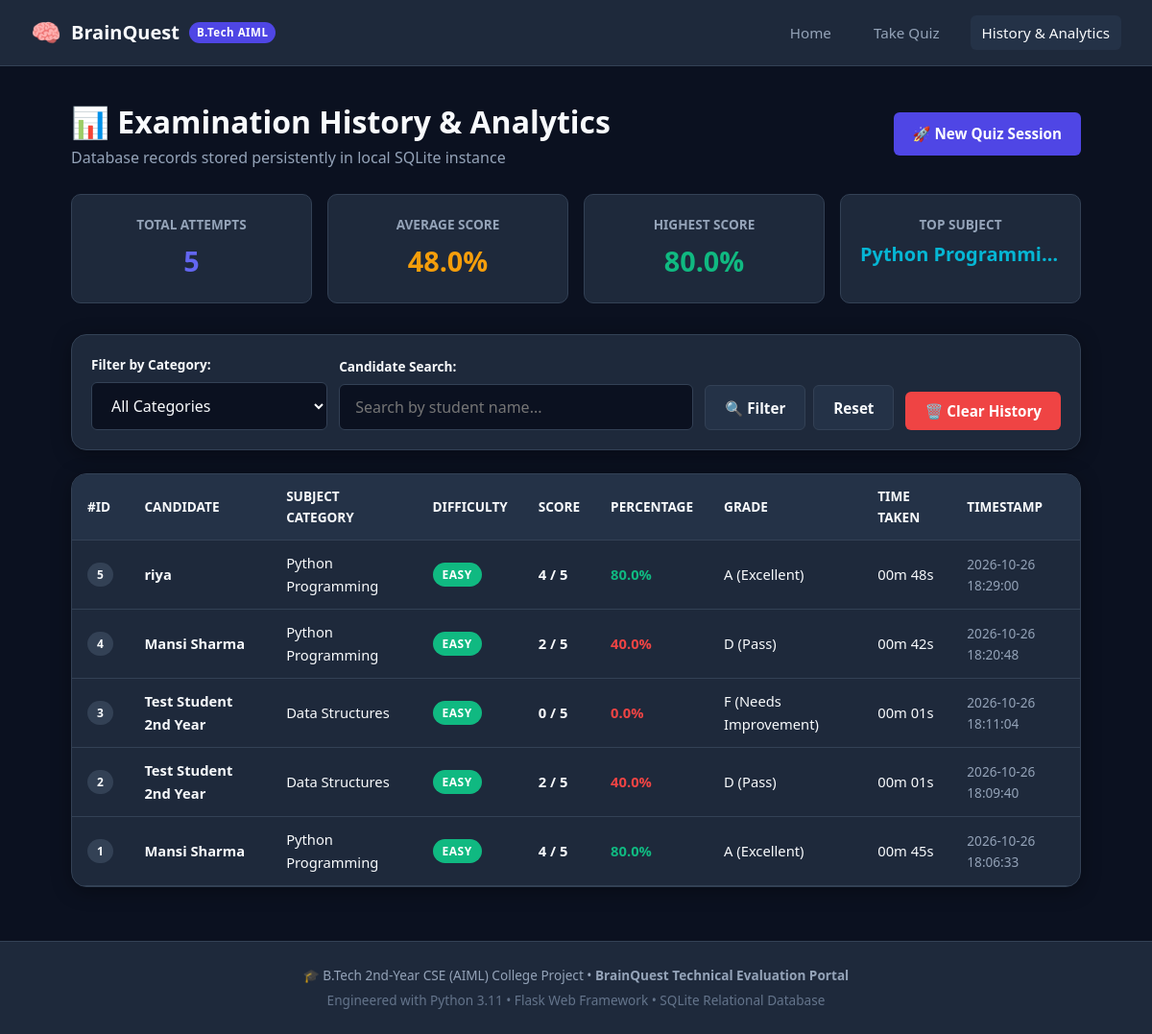
Before: /history with the older database file.
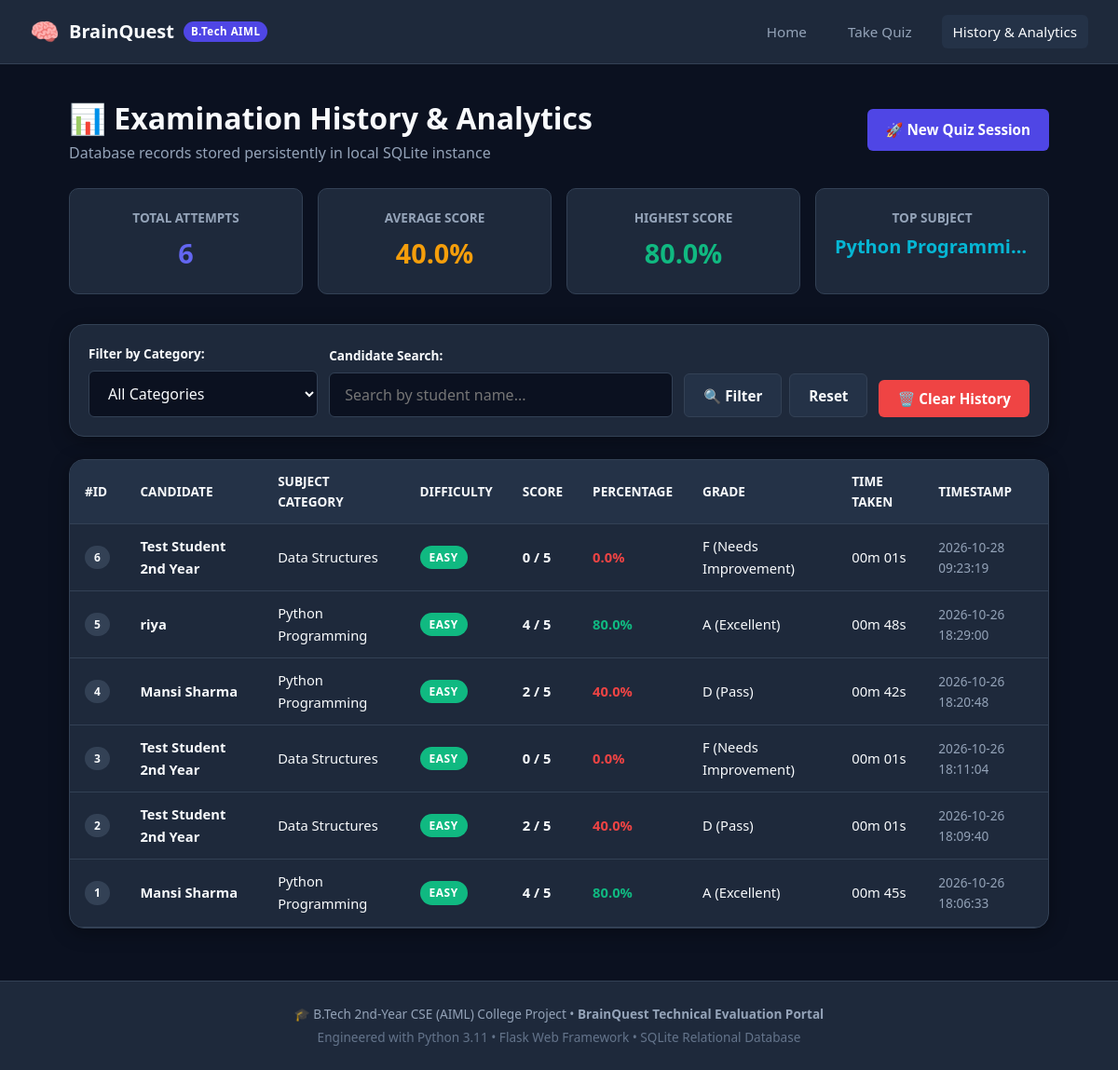
After: the same page with the newer database file.
### tables this page shows
CREATE TABLE quiz_attempts (
            id INTEGER PRIMARY KEY AUTOINCREMENT,
            student_name TEXT NOT NULL,
            category TEXT NOT NULL,
            difficulty TEXT NOT NULL,
            score INTEGER NOT NULL,
            total_questions INTEGER NOT NULL,
            percentage REAL NOT NULL,
            grade TEXT NOT NULL,
            time_taken_seconds INTEGER NOT NULL,
            attempt_timestamp TEXT NOT NULL
        );

### app.py (the view)
@app.route("/history")
def history():
    cat_filter = request.args.get("category", "All")
    search_query = request.args.get("search", "")
    history_records = database.get_quiz_history(
        limit=100,
        category_filter=cat_filter,
        student_filter=search_query
    )
    stats = database.get_analytics_summary()
    categories = quiz_data.get_categories()
    return render_template(
        "history.html",
        history=history_records,
        stats=stats,
        categories=categories,
        selected_cat=cat_filter,
        search_query=search_query
    )

### database.py (called while the page is built)
def get_connection(db_path=None):
    path = get_db_path(db_path)
    try:
        conn = sqlite3.connect(path, timeout=10)
        conn.row_factory = sqlite3.Row
        return conn
    except Exception as e:
        print(f"Warning: sqlite3.connect failed for {path}: {e}. Using in-memory fallback.")
        conn = sqlite3.connect(":memory:", timeout=10)
        conn.row_factory = sqlite3.Row
        return conn

### quiz_data.py (called while the page is built)
def get_categories():
    return list(CATEGORIES)

### templates/history.html (shortened to what this page needs)
{% extends "base.html" %}
{% block content %}
<div style="display: flex; justify-content: space-between; align-items: center; margin-bottom: 1.5rem;">
  <div>
    <h1 style="font-size: 2rem; font-weight: 800;">📊 Examination History & Analytics</h1>
    <p style="color: var(--text-muted);">Database records stored persistently in local SQLite instance</p>
  </div>
  <a href="{{ url_for('dashboard') }}" class="btn btn-primary">
    🚀 New Quiz Session
  </a>
</div>
<div class="metrics-grid">
  <div class="metric-card">
    <div style="font-size: 0.85rem; font-weight: 700; color: var(--text-muted);">TOTAL ATTEMPTS</div>
    <div class="metric-val" style="color: var(--primary-hover);">{{ stats.total_attempts }}</div>
  </div>
  <div class="metric-card">
    <div style="font-size: 0.85rem; font-weight: 700; color: var(--text-muted);">AVERAGE SCORE</div>
    <div class="metric-val" style="color: var(--warning);">{{ stats.avg_percentage }}%</div>
  </div>
  <div class="metric-card">
    <div style="font-size: 0.85rem; font-weight: 700; color: var(--text-muted);">HIGHEST SCORE</div>
    <div class="metric-val" style="color: var(--success);">{{ stats.max_percentage }}%</div>
  </div>
  <div class="metric-card">
    <div style="font-size: 0.85rem; font-weight: 700; color: var(--text-muted);">TOP SUBJECT</div>
    <div class="metric-val" style="color: var(--accent-cyan); font-size: 1.25rem; white-space: nowrap; overflow: hidden; text-overflow: ellipsis;">
      {{ stats.most_popular_category }}
    </div>
  </div>
</div>
<div class="card" style="padding: 1.25rem; margin-bottom: 1.5rem;">
  <form method="GET" action="{{ url_for('history') }}" style="display: flex; gap: 12px; flex-wrap: wrap; align-items: flex-end;">
    <div style="flex: 1; min-width: 200px;">
      <label class="form-label" style="font-size: 0.85rem;">Filter by Category:</label>
      <select name="category" class="form-control" onchange="this.form.submit()">
        <option value="All" {% if selected_cat == 'All' %}selected{% endif %}>All Categories</option>
      </select>
    </div>
    <div style="flex: 1.5; min-width: 240px;">
      <label class="form-label" style="font-size: 0.85rem;">Candidate Search:</label>
      <input
        type="text"
        name="search"
        class="form-control"
        placeholder="Search by student name..."
        value="{{ search_query }}"
      >
    </div>
    <div style="display: flex; gap: 8px;">
      <button type="submit" class="btn btn-secondary">
        🔍 Filter
      </button>
      <a href="{{ url_for('history') }}" class="btn btn-secondary">
        Reset
      </a>
    </div>
    <div style="margin-left: auto;">
      <button
        type="button"
        class="btn btn-danger"
        onclick="if(confirm('Are you sure you want to clear all quiz history records?')) { document.getElementById('clearHistoryForm').submit(); }"
      >
        🗑️ Clear History
      </button>
    </div>
  </form>
</div>
<div class="card" style="padding: 0; overflow: hidden;">
  <div class="table-responsive">
    <table class="custom-table">
      <thead>
        <tr>
          <th>#ID</th>
          <th>Candidate</th>
          <th>Subject Category</th>
          <th>Difficulty</th>
          <th>Score</th>
          <th>Percentage</th>
          <th>Grade</th>
          <th>Time Taken</th>
          <th>Timestamp</th>
        </tr>
      </thead>
      <tbody>
        {% if history %}
          {% for r in history %}
            <tr>
              <td><span class="pill pill-muted">{{ r.id }}</span></td>
              <td><strong>{{ r.student_name }}</strong></td>
              <td>{{ r.category }}</td>
              <td>
                <span class="pill {% if r.difficulty == 'Easy' %}pill-success{% elif r.difficulty == 'Medium' %}pill-warning{% else %}pill-danger{% endif %}">
                  {{ r.difficulty }}
                </span>
              </td>
              <td><strong>{{ r.score }} / {{ r.total_questions }}</strong></td>
              <td>
                <span style="font-weight: 700; color: {% if r.percentage >= 75 %}var(--success){% elif r.percentage >= 50 %}var(--warning){% else %}var(--danger){% endif %};">
                  {{ r.percentage }}%
                </span>
              </td>
              <td>{{ r.grade }}</td>
              <td>
                {% set mins = r.time_taken_seconds // 60 %}
                {% set secs = r.time_taken_seconds % 60 %}
                {{ "%02d"|format(mins) }}m {{ "%02d"|format(secs) }}s
              </td>
              <td style="color: var(--text-muted); font-size: 0.85rem;">{{ r.timestamp }}</td>
            </tr>
          {% endfor %}
        {% else %}
          <tr>
            <td colspan="9" style="text-align: center; padding: 2rem; color: var(--text-muted);">
              No quiz attempts found matching your filter criteria.
            </td>
          </tr>
        {% endif %}
      </tbody>
    </table>
  </div>
</div>
{% endblock %}

### templates/base.html (shortened to what this page needs)
<!DOCTYPE html>
<html lang="en">
<head>
  <link rel="stylesheet" href="{{ url_for('static', filename='css/style.css') }}">
</head>
<body>
  <nav class="navbar">
    <a href="{{ url_for('index') }}" class="brand">
      <span class="brand-icon">🧠</span>
      <span>BrainQuest</span>
      <span class="brand-badge">B.Tech AIML</span>
    </a>
    <div class="nav-links">
      <a href="{{ url_for('index') }}" class="nav-link {% if request.endpoint == 'index' %}active{% endif %}">Home</a>
      <a href="{{ url_for('dashboard') }}" class="nav-link {% if request.endpoint == 'dashboard' %}active{% endif %}">Take Quiz</a>
      <a href="{{ url_for('history') }}" class="nav-link {% if request.endpoint == 'history' %}active{% endif %}">History & Analytics</a>
    </div>
  </nav>
  <main class="main-container">
    {% block content %}{% endblock %}
  </main>
  <footer class="footer">
    <p>🎓 B.Tech 2nd-Year CSE (AIML) College Project • <strong>BrainQuest Technical Evaluation Portal</strong></p>
    <p style="margin-top: 4px; color: var(--text-dim);">Engineered with Python 3.11 • Flask Web Framework • SQLite Relational Database</p>
  </footer>
</body>
</html>

### static/css/style.css (style rules this page uses)
:root { --bg-main: #0b1120; --bg-card: #1e293b; --bg-card-alt: #243247; --border: #334155; --border-focus: #6366f1; --primary: #4f46e5; --primary-hover: #6366f1; --accent-cyan: #06b6d4; --success: #10b981; --success-bg: rgba(16, 185, 129, 0.15); --danger: #ef4444; --danger-bg: rgba(239, 68, 68, 0.15); --warning: #f59e0b; --text-white: #f8fafc; --text-muted: #94a3b8; --text-dim: #64748b; --font-sans: 'Segoe UI', -apple-system, BlinkMacSystemFont, Roboto, sans-serif; --font-mono: 'Consolas', 'Courier New', monospace; --radius-sm: 6px; --radius-md: 10px; --radius-lg: 16px; --shadow: 0 4px 20px rgba(0, 0, 0, 0.35); }
* { box-sizing: border-box; margin: 0; padding: 0; }
body { font-family: var(--font-sans); background-color: var(--bg-main); color: var(--text-white); min-height: 100vh; display: flex; flex-direction: column; line-height: 1.6; }
a { color: var(--accent-cyan); text-decoration: none; transition: all 0.2s; }
.navbar { background-color: var(--bg-card); border-bottom: 1px solid var(--border); padding: 0.85rem 2rem; display: flex; justify-content: space-between; align-items: center; position: sticky; top: 0; z-index: 50; }
.brand { display: flex; align-items: center; gap: 10px; font-size: 1.25rem; font-weight: 700; color: var(--text-white); text-decoration: none; }
.brand-icon { font-size: 1.6rem; }
.brand-badge { font-size: 0.72rem; background: var(--primary); color: white; padding: 2px 8px; border-radius: 9999px; font-weight: 600; letter-spacing: 0.5px; }
.nav-links { display: flex; gap: 1.25rem; align-items: center; }
.nav-link { color: var(--text-muted); font-size: 0.95rem; font-weight: 500; padding: 6px 12px; border-radius: var(--radius-sm); transition: all 0.2s; text-decoration: none; }
.nav-link:hover, .nav-link.active { color: var(--text-white); background: var(--bg-card-alt); text-decoration: none; }
.main-container { flex: 1; max-width: 1100px; width: 100%; margin: 0 auto; padding: 2rem 1.5rem; }
.card { background-color: var(--bg-card); border: 1px solid var(--border); border-radius: var(--radius-lg); padding: 1.75rem; box-shadow: var(--shadow); margin-bottom: 1.5rem; }
.pill { display: inline-block; padding: 3px 10px; border-radius: 9999px; font-size: 0.75rem; font-weight: 700; letter-spacing: 0.5px; text-transform: uppercase; }
.pill-success { background: var(--success); color: white; }
.pill-muted { background: var(--border); color: var(--text-white); }
.btn { display: inline-flex; align-items: center; justify-content: center; gap: 8px; padding: 0.65rem 1.25rem; border-radius: var(--radius-sm); font-size: 0.95rem; font-weight: 600; cursor: pointer; border: none; transition: all 0.2s; text-decoration: none; font-family: inherit; }
.btn-primary { background-color: var(--primary); color: white; }
.btn-secondary { background-color: var(--bg-card-alt); color: var(--text-white); border: 1px solid var(--border); }
.btn-danger { background-color: var(--danger); color: white; }
.form-label { display: block; font-size: 0.95rem; font-weight: 600; margin-bottom: 0.5rem; color: var(--text-white); }
.form-control { width: 100%; padding: 0.75rem 1rem; background-color: var(--bg-main); border: 1px solid var(--border); border-radius: var(--radius-sm); color: var(--text-white); font-size: 1rem; font-family: inherit; transition: border-color 0.2s; }
.metrics-grid { display: grid; grid-template-columns: repeat(auto-fit, minmax(200px, 1fr)); gap: 1rem; margin-bottom: 2rem; }
.metric-card { background: var(--bg-card); border: 1px solid var(--border); border-radius: var(--radius-md); padding: 1.25rem; text-align: center; }
.metric-val { font-size: 1.8rem; font-weight: 800; margin-top: 0.25rem; }
.table-responsive { overflow-x: auto; }
.custom-table { width: 100%; border-collapse: collapse; text-align: left; }
.custom-table th { background: var(--bg-card-alt); color: var(--text-white); padding: 12px 16px; font-size: 0.85rem; font-weight: 700; text-transform: uppercase; border-bottom: 1px solid var(--border); }
.custom-table td { padding: 12px 16px; border-bottom: 1px solid var(--border); font-size: 0.92rem; }
.footer { border-top: 1px solid var(--border); background: var(--bg-card); text-align: center; padding: 1.5rem; font-size: 0.85rem; color: var(--text-muted); margin-top: auto; }

Changed rows visible on the page:
added quiz_attempts: id "6", student_name "Test Student 2nd Year", category "Data Structures", difficulty "EASY", score "0", total_questions "5", percentage "0.0", grade "F (Needs Improvement)", mins "00", secs "01", timestamp "2026-10-28 09:23:19"
Other visible differences:
{{ stats.total_attempts }}: "5" → "6"
{{ stats.avg_percentage }}: "48.0" → "40.0"
